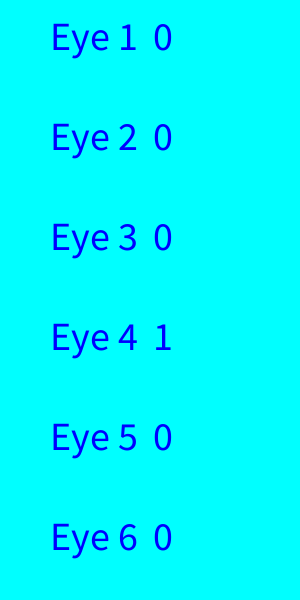
Frame 1 (no input)
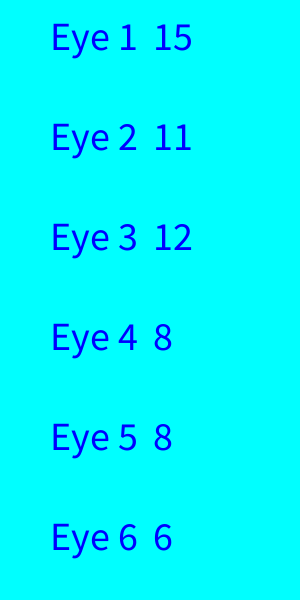
Frame 60 (the mouse pressed at the canvas centre just before this capture)
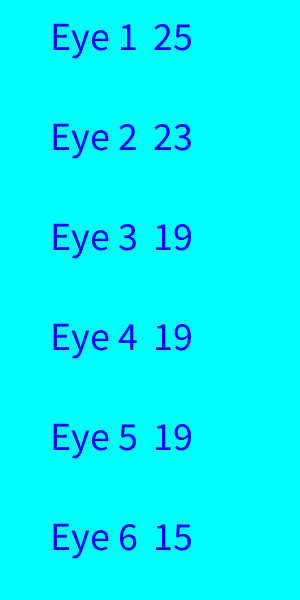
Frame 120 (the mouse held since frame 60 and released just before this capture)

The Processing sketch that drew these frames (run headless with seeded random() and noise(); from frame 60 on, the mouse is pressed at the canvas centre):

// Processing sketch: c5dice
// ── c5dice.pde
int [] eye;
int N, n=0; // number of trials
float x,X;
void setup() {
  size(300, 600);
  eye = new int[6];
  for(int i=0;i<6;i++) eye[i] = 0;
  N = 1000; 
  textSize(40);
  fill(0,0,255);
}
void draw() {
  background(0, 255, 255);
  n++;
  if (n<N) {
    x = random(120);
    for(int i=0;i<6;i++){
      X = 20+20*i;
      if(x<X){ eye[i]++; break; }
    }
  }
  for(int i=0;i<6;i++){
  text("Eye " + (i+1) +"  "+eye[i], 50, 50+i*100);
}
}
